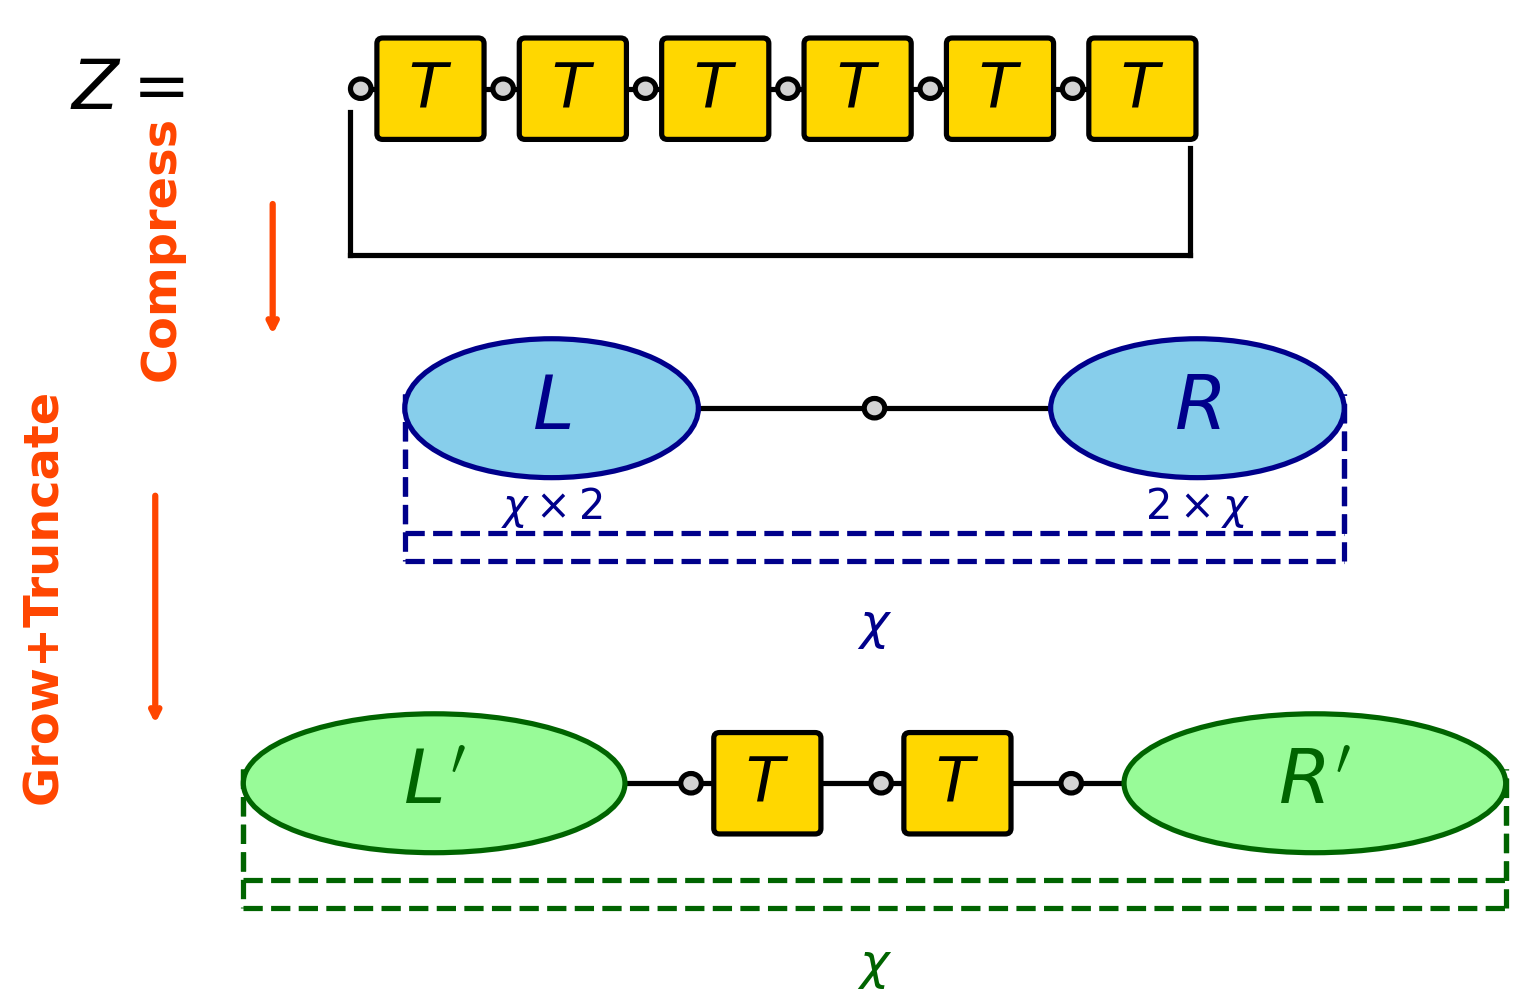

This chart was generated by the following Python code:
import matplotlib.pyplot as plt
import matplotlib.patches as patches
import numpy as np

# ============================================================
# Figure: 1D TMRG - Environments and Contraction
# ============================================================

fig, ax = plt.subplots(figsize=(14, 8))
ax.set_xlim(0, 14)
ax.set_ylim(0, 8)
ax.axis('off')

# Layout parameters
site_radius = 0.07  # Small dots, just thicker than lines
T_size = 0.65
env_width = 2.0
env_height = 1.0
x_spacing = 0.9

# Colors
site_color = 'lightgray'
T_color = '#FFD700'
env_color = '#87CEEB'

# ============================================================
# Row 1: Original Z = Tr(T1·T2···TN) - with trace
# ============================================================
y1 = 6.2
x1_start = 3.5
n_elements = 6  # Number of site-T pairs to show

x_pos = x1_start
for i in range(n_elements):
    # Site (circle)
    circle = patches.Circle((x_pos, y1), site_radius,
                           edgecolor='black', facecolor=site_color,
                           linewidth=2.5, zorder=3)
    ax.add_patch(circle)
    
    # Transfer matrix (square)
    T_x = x_pos + site_radius + x_spacing*0.45
    T_rect = patches.FancyBboxPatch(
        (T_x - T_size/2, y1 - T_size/2),
        T_size, T_size,
        boxstyle="round,pad=0.04",
        edgecolor='black',
        facecolor=T_color,
        linewidth=2.5,
        zorder=2
    )
    ax.add_patch(T_rect)
    ax.text(T_x, y1, r'$T$', ha='center', va='center',
           fontsize=30, fontweight='bold', color='black')
    
    # Connection lines
    ax.plot([x_pos + site_radius, T_x - T_size/2],
           [y1, y1], 'k-', linewidth=2.5, zorder=1)
    if i < n_elements - 1:
        next_site_x = x_pos + site_radius + x_spacing
        ax.plot([T_x + T_size/2, next_site_x],
               [y1, y1], 'k-', linewidth=2.5, zorder=1)
    
    x_pos += site_radius + x_spacing

# Close the loop with a flat arc (trace)
first_x = x1_start - site_radius
last_x = T_x + T_size/2
arc_y = y1 - 1.2

# Draw flat arc using SOLID line segments (physical T trace)
ax.plot([first_x, first_x], [y1 - site_radius - 0.1, arc_y],
       'k-', linewidth=2.5, zorder=1)
ax.plot([first_x, last_x], [arc_y, arc_y],
       'k-', linewidth=2.5, zorder=1)
ax.plot([last_x, last_x], [arc_y, y1 - T_size/2 - 0.1],
       'k-', linewidth=2.5, zorder=1)

# Label for row 1
ax.text(x1_start - 1.2, y1, r'$Z=$', ha='right', va='center',
       fontsize=33, fontweight='bold', color='black')

# ============================================================
# Row 2: Compressed - L (χ×2) - site - R (2×χ) with χ trace
# ============================================================
y2 = 3.9
x2_center = 7.0

# Left environment (ellipse)
L_x = x2_center - 2.2
L_ellipse = patches.Ellipse((L_x, y2), env_width, env_height,
                           edgecolor='darkblue',
                           facecolor=env_color,
                           linewidth=2.5,
                           zorder=2)
ax.add_patch(L_ellipse)
ax.text(L_x, y2, r'$L$', ha='center', va='center',
       fontsize=36, fontweight='bold', color='darkblue')
ax.text(L_x, y2 - env_height/2 -0.05, r'$\chi \times 2$',
       ha='center', va='top', fontsize=20, style='italic', color='darkblue')

# Single site
site_x = x2_center
circle = patches.Circle((site_x, y2), site_radius,
                       edgecolor='black', facecolor=site_color,
                       linewidth=2.5, zorder=3)
ax.add_patch(circle)

# Right environment (ellipse)
R_x = x2_center + 2.2
R_ellipse = patches.Ellipse((R_x, y2), env_width, env_height,
                           edgecolor='darkblue',
                           facecolor=env_color,
                           linewidth=2.5,
                           zorder=2)
ax.add_patch(R_ellipse)
ax.text(R_x, y2, r'$R$', ha='center', va='center',
       fontsize=36, fontweight='bold', color='darkblue')
ax.text(R_x, y2 - env_height/2 -0.05, r'$2 \times \chi$',
       ha='center', va='top', fontsize=20, style='italic', color='darkblue')

# Connections
ax.plot([L_x + env_width/2, site_x - site_radius],
       [y2, y2], 'k-', linewidth=2.5, zorder=1)
ax.plot([site_x + site_radius, R_x - env_width/2],
       [y2, y2], 'k-', linewidth=2.5, zorder=1)

# Double arc for χ bonds trace
arc_y2 = y2 - 1.0
arc_x_left = L_x - env_width/2
arc_x_right = R_x + env_width/2

# Draw double arc
for offset in [-0.1, 0.1]:
    ax.plot([arc_x_left, arc_x_left], [y2 - env_height/2 + 0.6, arc_y2 + offset],
           '--', color='darkblue', linewidth=2.5, zorder=1)
    ax.plot([arc_x_left, arc_x_right], [arc_y2 + offset, arc_y2 + offset],
           '--', color='darkblue', linewidth=2.5, zorder=1)
    ax.plot([arc_x_right, arc_x_right], [arc_y2 + offset, y2 - env_height/2 + 0.6],
           '--', color='darkblue', linewidth=2.5, zorder=1)

# Label χ on the double arc
ax.text(x2_center, arc_y2 - 0.4, r'$\chi$',
       ha='center', va='top', fontsize=24,
       fontweight='bold', color='darkblue')

# ============================================================
# Row 3: After absorption - L' - site - T - site - T - site - R'
# ============================================================
y3 = 1.2
x3_center = 7.0

# Left environment (larger, green)
L_new_x = x3_center - 3.0
L_new_ellipse = patches.Ellipse((L_new_x, y3), env_width*1.3, env_height,
                               edgecolor='darkgreen',
                               facecolor='#98FB98',
                               linewidth=2.5,
                               zorder=2)
ax.add_patch(L_new_ellipse)
ax.text(L_new_x, y3, r"$L'$", ha='center', va='center',
       fontsize=36, fontweight='bold', color='darkgreen')

# Site 1
s1_x = L_new_x + env_width*0.65 + x_spacing*0.5
circle1 = patches.Circle((s1_x, y3), site_radius,
                        edgecolor='black', facecolor=site_color,
                        linewidth=2.5, zorder=3)
ax.add_patch(circle1)

# T1
t1_x = s1_x + site_radius + x_spacing*0.5
t1_rect = patches.FancyBboxPatch(
    (t1_x - T_size/2, y3 - T_size/2),
    T_size, T_size,
    boxstyle="round,pad=0.04",
    edgecolor='black',
    facecolor=T_color,
    linewidth=2.5,
    zorder=2
)
ax.add_patch(t1_rect)
ax.text(t1_x, y3, r'$T$', ha='center', va='center',
       fontsize=30, fontweight='bold', color='black')

# Site 2
s2_x = t1_x + T_size/2 + x_spacing*0.5
circle2 = patches.Circle((s2_x, y3), site_radius,
                        edgecolor='black', facecolor=site_color,
                        linewidth=2.5, zorder=3)
ax.add_patch(circle2)

# T2
t2_x = s2_x + site_radius + x_spacing*0.5
t2_rect = patches.FancyBboxPatch(
    (t2_x - T_size/2, y3 - T_size/2),
    T_size, T_size,
    boxstyle="round,pad=0.04",
    edgecolor='black',
    facecolor=T_color,
    linewidth=2.5,
    zorder=2
)
ax.add_patch(t2_rect)
ax.text(t2_x, y3, r'$T$', ha='center', va='center',
       fontsize=30, fontweight='bold', color='black')

# Site 3
s3_x = t2_x + T_size/2 + x_spacing*0.5
circle3 = patches.Circle((s3_x, y3), site_radius,
                        edgecolor='black', facecolor=site_color,
                        linewidth=2.5, zorder=3)
ax.add_patch(circle3)

# Right environment (larger, green)
R_new_x = x3_center + 3.0
R_new_ellipse = patches.Ellipse((R_new_x, y3), env_width*1.3, env_height,
                               edgecolor='darkgreen',
                               facecolor='#98FB98',
                               linewidth=2.5,
                               zorder=2)
ax.add_patch(R_new_ellipse)
ax.text(R_new_x, y3, r"$R'$", ha='center', va='center',
       fontsize=36, fontweight='bold', color='darkgreen')

# All connections
ax.plot([L_new_x + env_width*0.65, s1_x - site_radius],
       [y3, y3], 'k-', linewidth=2.5, zorder=1)
ax.plot([s1_x + site_radius, t1_x - T_size/2],
       [y3, y3], 'k-', linewidth=2.5, zorder=1)
ax.plot([t1_x + T_size/2, s2_x - site_radius],
       [y3, y3], 'k-', linewidth=2.5, zorder=1)
ax.plot([s2_x + site_radius, t2_x - T_size/2],
       [y3, y3], 'k-', linewidth=2.5, zorder=1)
ax.plot([t2_x + T_size/2, s3_x - site_radius],
       [y3, y3], 'k-', linewidth=2.5, zorder=1)
ax.plot([s3_x + site_radius, R_new_x - env_width*0.65],
       [y3, y3], 'k-', linewidth=2.5, zorder=1)

# Double arc for χ trace
arc_y3 = y3 - 0.8
arc_x_left3 = L_new_x - env_width*0.65
arc_x_right3 = R_new_x + env_width*0.65

for offset in [-0.1, 0.1]:
    ax.plot([arc_x_left3, arc_x_left3], [y3 - env_height/2 + 0.6, arc_y3 + offset],
           '--', color='darkgreen', linewidth=2.5, zorder=1)
    ax.plot([arc_x_left3, arc_x_right3], [arc_y3 + offset, arc_y3 + offset],
           '--', color='darkgreen', linewidth=2.5, zorder=1)
    ax.plot([arc_x_right3, arc_x_right3], [arc_y3 + offset, y3 - env_height/2 + 0.6],
           '--', color='darkgreen', linewidth=2.5, zorder=1)

# Label χ
ax.text(x3_center, arc_y3 - 0.35, r'$\chi$',
       ha='center', va='top', fontsize=24,
       fontweight='bold', color='darkgreen')

# ============================================================
# Arrows between rows
# ============================================================
arrow_x = 1.5
ax.annotate('', xy=(arrow_x+1.4, y2 + 0.5), xytext=(arrow_x+1.4, y1 - 0.8),
           arrowprops=dict(arrowstyle='->', lw=3, color='#FF4500'))
ax.text(arrow_x +0.8, (y1 + y2)/2, 'Compress',
       ha='right', va='center', fontsize=23, rotation=90,
       color='#FF4500', fontweight='bold')

ax.annotate('', xy=(arrow_x+0.6, y3 + 0.4), xytext=(arrow_x+0.6, y2 - 0.6),
           arrowprops=dict(arrowstyle='->', lw=3, color='#FF4500'))
ax.text(arrow_x, (y2 + y3)/2, 'Grow+Truncate',
       ha='right', va='center', fontsize=23, rotation=90,
       color='#FF4500', fontweight='bold')

# ============================================================
# Save figure
# ============================================================
plt.tight_layout()
plt.savefig('figures/fig_1d_tmrg_environments.pdf', format='pdf', bbox_inches='tight', dpi=300)
plt.savefig('figures/fig_1d_tmrg_environments.png', format='png', bbox_inches='tight', dpi=150)
print("Saved: figures/fig_1d_tmrg_environments.pdf")
print("Saved: figures/fig_1d_tmrg_environments.png")
plt.close()
